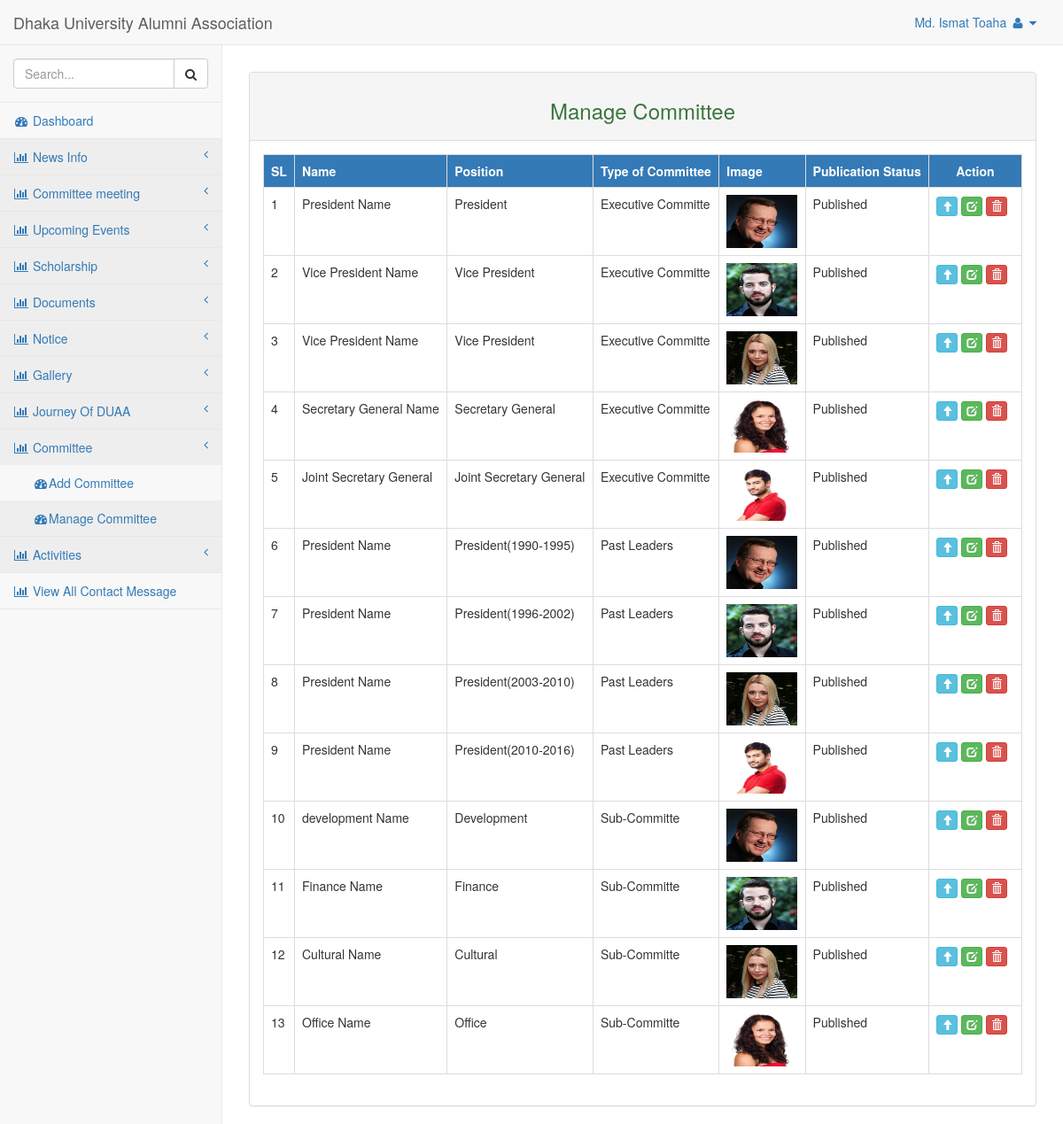
Page /admin/manage_committie.php (signed in) on the committed database.
### tables this page shows
CREATE TABLE `committee` (
  `id` int(111) NOT NULL,
  `name` varchar(111) NOT NULL,
  `position` varchar(111) NOT NULL,
  `type_of_committe` varchar(111) NOT NULL,
  `img` text NOT NULL,
  `publication_status` varchar(111) NOT NULL
);

### admin/manage_committie.php (the view)
<?php
include "header.php";
?>
    <div class="row">
        <div class="col-md-12" style="margin-top: 30px;">
            <div class="panel panel-default">
                <div class="panel-heading">
                    <h3 class="text-center text-success">Manage Committee</h3>
                </div>
                <div class="panel-body">
                    <div class="table-responsive">
                        <table class="table table-bordered">
                            <?php
                            try{
                                $con = new PDO ("mysql:host=localhost;dbname=alumni_association","root","");
                                $select=$con->prepare("SELECT * FROM committee");
                                $select->setFetchMode(PDO::FETCH_ASSOC);
                                $select->execute();
                                $i=1;
                                ?>
                                <tr class="bg-primary">
                                    <th>SL</th>
                                    <th>Name</th>
                                    <th>Position</th>
                                    <th>Type of Committee</th>
                                    <th>Image</th>
                                    <th>Publication Status</th>
                                    <th style="padding-left: 30px; padding-right: 30px;">Action</th>
                                </tr>
                                <?php while($p=$select->fetch()){?>
                                    <tr>
                                        <td><?php echo $i++ ?></td>
                                        <td><?php echo $p['name']?></td>
                                        <td><?php echo $p['position']?></td>
                                        <td><?php echo $p['type_of_committe']?></td>
                                        <td><img src="<?php echo $p['img']?>" height="60px" width="80px;"/></td>
                                        <td><?php echo $p['publication_status']== 1 ? 'Published' : 'Unpublished'?></td>
                                        <td>
                                            <?php if($p['publication_status'] == 1){?>
                                                <a href="committee_published.php?id=<?php echo $p['id'];?>" class="btn btn-info btn-xs">
                                                    <span class="glyphicon glyphicon-arrow-up"></span>
                                                </a>
                                            <?php }else{?>
                                                <a href="committee_unpublished.php?id=<?php echo $p['id'];?>" class="btn btn-warning btn-xs">
                                                    <span class="glyphicon glyphicon-arrow-down"></span>
                                                </a>
                                            <?php }?>
                                            <a href="edit_committee.php?id=<?php echo $p['id'];?>" class="btn btn-success btn-xs">
                                                <span class="glyphicon glyphicon-edit"></span>
                                            </a>
                                            <a id="delete" href="committee_delete.php?id=<?php echo $p['id'];?>" onclick="return confirm('Are You Sure Delete this!!');" class="btn btn-danger btn-xs">
                                                <span class="glyphicon glyphicon-trash"></span>
                                            </a>
                                        </td>
                                    </tr>
                                <?php }
                                echo "</table>";
                            }
                            catch(PDOException $e)
                            {echo "error" . $e->getMessage();
                            }
                            ?>
                    </div>
                </div>
            </div>
        </div>
    </div>
<?php
include "footer.php"
?>

### admin/header.php (shortened to what this page needs)
<!DOCTYPE html>
<html lang="en">
<head>
    <link href="vendor/bootstrap/css/bootstrap.min.css" rel="stylesheet">
    <link href="vendor/metisMenu/metisMenu.min.css" rel="stylesheet">
    <link href="dist/css/sb-admin-2.css" rel="stylesheet">
    <link href="vendor/morrisjs/morris.css" rel="stylesheet">
    <link href="vendor/font-awesome/css/font-awesome.min.css" rel="stylesheet" type="text/css">
</head>
<body>
<div id="wrapper">
    <nav class="navbar navbar-default navbar-static-top" role="navigation" style="margin-bottom: 0">
        <div class="navbar-header">
            <a class="navbar-brand" href="index.php">Dhaka University Alumni Association</a>
        </div>
        <ul class="nav navbar-top-links navbar-right">
            <li class="dropdown">
                <a class="dropdown-toggle" data-toggle="dropdown" href="#">
                    <?php echo $_SESSION['User'];?>
                    <i class="fa fa-user fa-fw"></i> <i class="fa fa-caret-down"></i>
                </a>
            </li>
        </ul>
        <div class="navbar-default sidebar" role="navigation">
            <div class="sidebar-nav navbar-collapse">
                <ul class="nav" id="side-menu">
                    <li class="sidebar-search">
                        <div class="input-group custom-search-form">
                            <input type="text" class="form-control" placeholder="Search...">
                            <span class="input-group-btn">
                                <button class="btn btn-default" type="button">
                                    <i class="fa fa-search"></i>
                                </button>
                            </span>
                        </div>
                    </li>
                    <li>
                        <a href="index.php"><i class="fa fa-dashboard fa-fw"></i> Dashboard</a>
                    </li>
                    <li>
                        <a href=""><i class="fa fa-bar-chart-o fa-fw"></i> News Info<span class="fa arrow"></span></a>
                    </li>
                    <li>
                        <a href=""><i class="fa fa-bar-chart-o fa-fw"></i> Committee meeting<span class="fa arrow"></span></a>
                    </li>
                    <li>
                        <a href=""><i class="fa fa-bar-chart-o fa-fw"></i> Upcoming Events<span class="fa arrow"></span></a>
                    </li>
                    <li>
                        <a href=""><i class="fa fa-bar-chart-o fa-fw"></i> Scholarship<span class="fa arrow"></span></a>
                    </li>
                    <li>
                        <a href=""><i class="fa fa-bar-chart-o fa-fw"></i> Documents<span class="fa arrow"></span></a>
                    </li>
                    <li>
                        <a href=""><i class="fa fa-bar-chart-o fa-fw"></i> Notice<span class="fa arrow"></span></a>
                    </li>
                    <li>
                        <a href=""><i class="fa fa-bar-chart-o fa-fw"></i> Gallery<span class="fa arrow"></span></a>
                    </li>
                    <li>
                        <a href=""><i class="fa fa-bar-chart-o fa-fw"></i> Journey Of DUAA<span class="fa arrow"></span></a>
                    </li>
                    <li>
                        <a href=""><i class="fa fa-bar-chart-o fa-fw"></i> Committee<span class="fa arrow"></span></a>
                        <ul class="nav nav-second-level">
                            <li>
                                <a href="add_committe.php"><i class="fa fa-dashboard fa-fw"></i>Add Committee</a>
                            </li>
                            <li>
                                <a href="manage_committie.php"><i class="fa fa-dashboard fa-fw"></i>Manage Committee</a>
                            </li>
                        </ul>
                    </li>
                    <li>
                        <a href=""><i class="fa fa-bar-chart-o fa-fw"></i> Activities<span class="fa arrow"></span></a>
                    </li>
                    <li>
                        <a href="view_contact.php"><i class="fa fa-bar-chart-o fa-fw"></i> View All Contact Message</a>
                    </li>
                </ul>
            </div>
        </div>
    </nav>
    <div id="page-wrapper">

### admin/footer.php (shortened to what this page needs)
</div>
</body>
</html>

### rows in the picture
committee: name "President Name", position "President", type_of_committe "Executive Committe", img (picture), publication_status "Published"
committee: name "Vice President Name", position "Vice President", type_of_committe "Executive Committe", img (picture), publication_status "Published"
committee: name "Vice President Name", position "Vice President", type_of_committe "Executive Committe", img (picture), publication_status "Published"
committee: name "Secretary General Name", position "Secretary General", type_of_committe "Executive Committe", img (picture), publication_status "Published"
committee: name "Joint Secretary General", position "Joint Secretary General", type_of_committe "Executive Committe", img (picture), publication_status "Published"
committee: name "President Name", position "President(1990-1995)", type_of_committe "Past Leaders", img (picture), publication_status "Published"
committee: name "President Name", position "President(1996-2002)", type_of_committe "Past Leaders", img (picture), publication_status "Published"
committee: name "President Name", position "President(2003-2010)", type_of_committe "Past Leaders", img (picture), publication_status "Published"
committee: name "President Name", position "President(2010-2016)", type_of_committe "Past Leaders", img (picture), publication_status "Published"
committee: name "development Name", position "Development", type_of_committe "Sub-Committe", img (picture), publication_status "Published"
committee: name "Finance Name", position "Finance", type_of_committe "Sub-Committe", img (picture), publication_status "Published"
committee: name "Cultural Name", position "Cultural", type_of_committe "Sub-Committe", img (picture), publication_status "Published"
committee: name "Office Name", position "Office", type_of_committe "Sub-Committe", img (picture), publication_status "Published"

### other values in the picture
$_SESSION['User'] "Md. Ismat Toaha"
